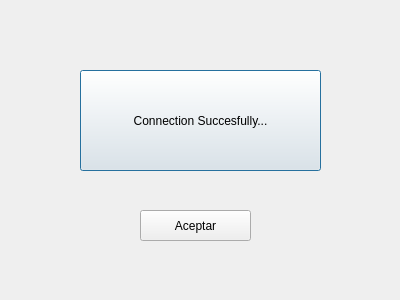
<?xml version="1.0" encoding="UTF-8"?>
<ui version="4.0">
 <class>DialogConnSuccess</class>
 <widget class="QDialog" name="DialogConnSuccess">
  <property name="geometry">
   <rect>
    <x>0</x>
    <y>0</y>
    <width>400</width>
    <height>300</height>
   </rect>
  </property>
  <property name="windowTitle">
   <string>Dialog</string>
  </property>
  <property name="windowIcon">
   <iconset>
    <activeon>:/icons/pix/oxygen/48x48/places/network-server-database.png</activeon>
   </iconset>
  </property>
  <widget class="QPushButton" name="pushButton">
   <property name="geometry">
    <rect>
     <x>80</x>
     <y>70</y>
     <width>241</width>
     <height>101</height>
    </rect>
   </property>
   <property name="text">
    <string>Connection Succesfully...</string>
   </property>
   <property name="icon">
    <iconset>
     <activeon>:/icons/pix/oxygen/48x48/places/network-server-database.png</activeon>
    </iconset>
   </property>
   <property name="iconSize">
    <size>
     <width>32</width>
     <height>32</height>
    </size>
   </property>
  </widget>
  <widget class="QPushButton" name="pushButton_2">
   <property name="geometry">
    <rect>
     <x>140</x>
     <y>210</y>
     <width>111</width>
     <height>31</height>
    </rect>
   </property>
   <property name="text">
    <string>Aceptar</string>
   </property>
   <property name="icon">
    <iconset>
     <activeon>:/icons/pix/oxygen/48x48/actions/mail-mark-notjunk.png</activeon>
    </iconset>
   </property>
   <property name="iconSize">
    <size>
     <width>22</width>
     <height>22</height>
    </size>
   </property>
  </widget>
 </widget>
 <resources/>
 <connections/>
</ui>
